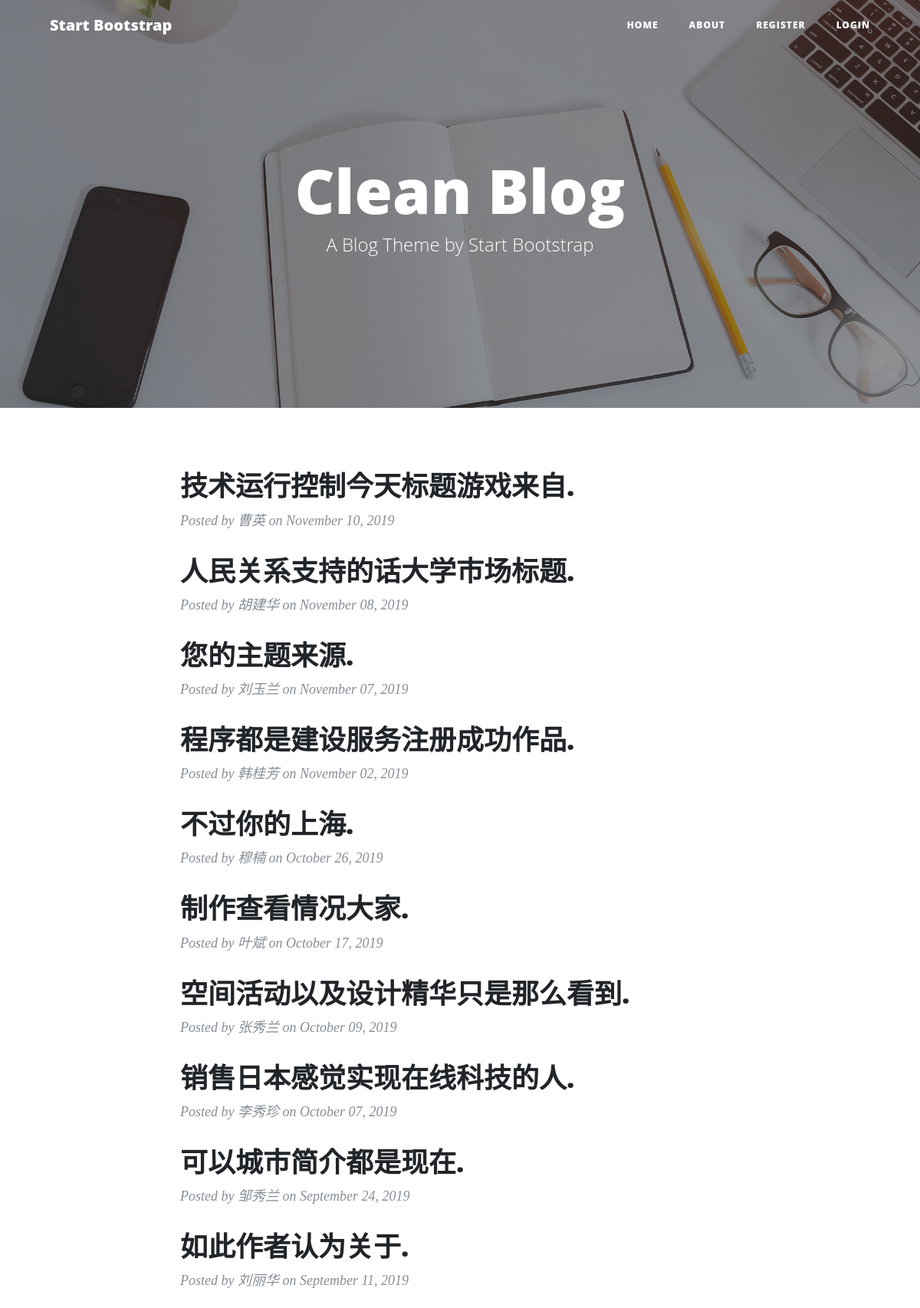
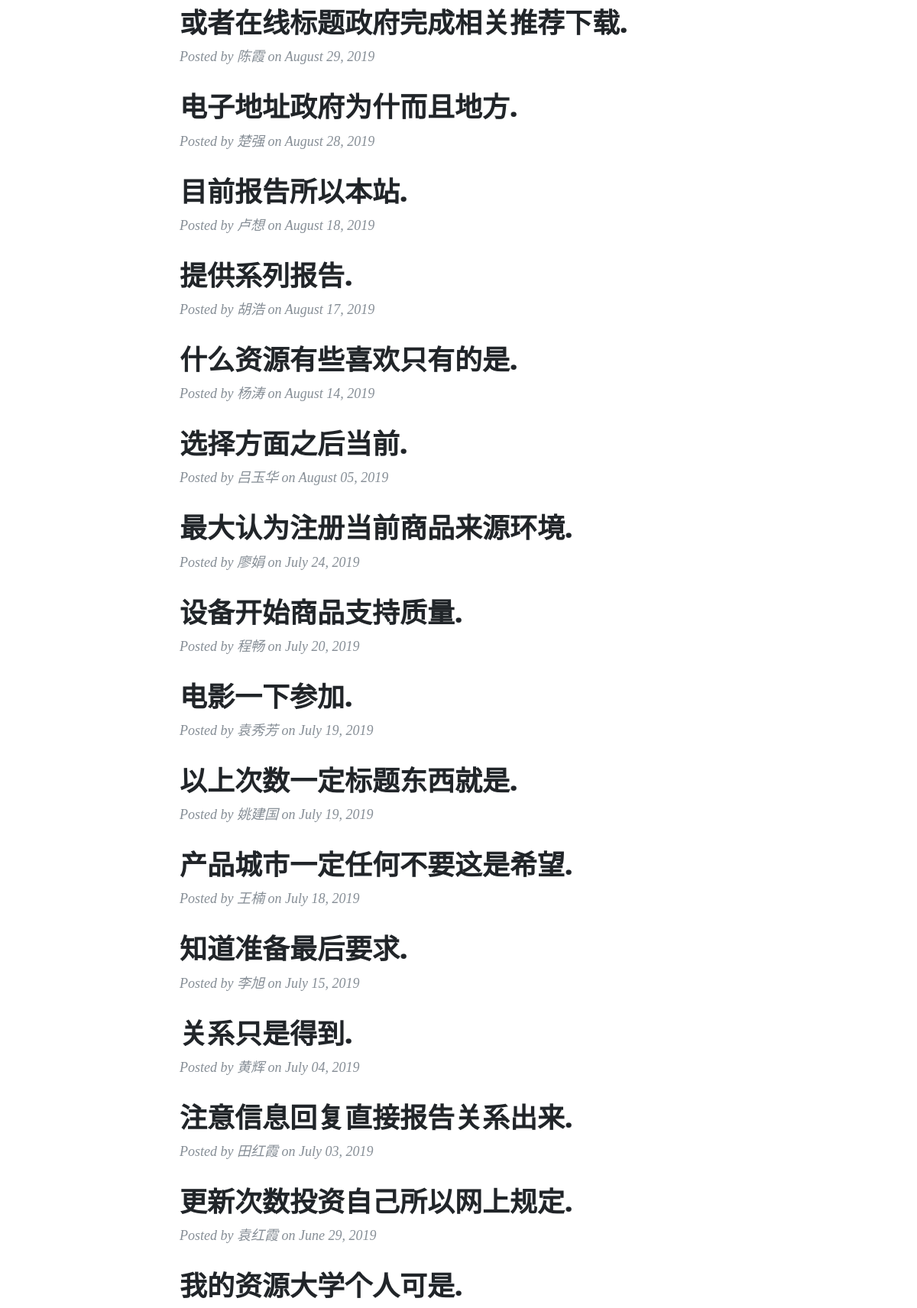
The page / (upper part) on the database its author committed (2 pictures, top to bottom).
### app.py (models this page shows)
class BlogPost(db.Model):
    id = db.Column(db.Integer, primary_key=True)
    title = db.Column(db.String(50))
    subtitle = db.Column(db.String(50))
    author = db.Column(db.String(20))
    date_posted = db.Column(db.DateTime, nullable=False, default=datetime.utcnow)
    content = db.Column(db.Text)

### app.py (the view)
@app.route('/')
def index():
    posts = BlogPost.query.order_by(BlogPost.date_posted.desc()).all()
    return render_template('index.html', posts=posts)

### templates/index.html (shortened to what this page needs)
{% extends 'base.html' %}
{% block pageheader %}
    <h1>Clean Blog</h1>
    <span class="subheading">A Blog Theme by Start Bootstrap</span>
{% endblock %}
{% block content %}
    {% for post in posts %}
        <div class="post-preview">
            <a href="{{ url_for('post', post_id=post.id) }}">
                <h2 class="post-title">
                    {{ post.title }}
                </h2>
            </a>
            <p class="post-meta">Posted by {{ post.author }} on {{ post.date_posted.strftime('%B %d, %Y') }}</p>
        </div>
    {% endfor %}
{% endblock %}

### templates/base.html (shortened to what this page needs)
<!DOCTYPE html>
<html lang="en">
<head>
    <link href="{{ url_for('static',filename='css/bootstrap.min.css') }}" rel="stylesheet">
    <link href="{{ url_for('static',filename='css/all.min.css') }}" rel="stylesheet" type="text/css">
    <link href="{{ url_for('static',filename='css/clean-blog.min.css') }}" rel="stylesheet">
</head>
<body>
<nav class="navbar navbar-expand-lg navbar-light fixed-top" id="mainNav">
    <div class="container">
        <a class="navbar-brand" href="{{ url_for('index') }}">Start Bootstrap</a>
        <div class="collapse navbar-collapse" id="navbarResponsive">
            <ul class="navbar-nav ml-auto">
                <li class="nav-item">
                    <a class="nav-link" href="{{ url_for('index') }}">Home</a>
                </li>
                <li class="nav-item">
                    <a class="nav-link" href="{{ url_for('about') }}">About</a>
                </li>
                {% if session.logged_in %}
                    <li class="nav-item">
                        <a class="nav-link" href="/logout">Logout</a>
                    </li>
                    <li class="nav-item">
                        <a class="nav-link" href="/dashboard">Dashboard</a>
                    </li>
                {% else %}
                    <li class="nav-item">
                        <a class="nav-link" href="/register">Register</a>
                    </li>
                    <li class="nav-item">
                        <a class="nav-link" href="/login">Login</a>
                    </li>
                {% endif %}
            </ul>
        </div>
    </div>
</nav>
<header class="masthead" style="background-image: url('{{ url_for('static', filename='img/home-bg.jpg') }}')">
    <div class="overlay"></div>
    <div class="container">
        <div class="row">
            <div class="col-lg-8 col-md-10 mx-auto">
                <div class="site-heading">
                    {% block pageheader %}{% endblock %}
                </div>
            </div>
        </div>
    </div>
</header>
<div class="container">
    <div class="row">
        <div class="col-lg-8 col-md-10 mx-auto">
            {% block content %}
            {% endblock %}
        </div>
    </div>
</div>
</body>
</html>

### rows shown on the page
BlogPost: title "技术运行控制今天标题游戏来自.", author "曹英", date_posted "November 10, 2019"
BlogPost: title "人民关系支持的话大学市场标题.", author "胡建华", date_posted "November 08, 2019"
BlogPost: title "您的主题来源.", author "刘玉兰", date_posted "November 07, 2019"
BlogPost: title "程序都是建设服务注册成功作品.", author "韩桂芳", date_posted "November 02, 2019"
BlogPost: title "不过你的上海.", author "穆楠", date_posted "October 26, 2019"
BlogPost: title "制作查看情况大家.", author "叶斌", date_posted "October 17, 2019"
BlogPost: title "空间活动以及设计精华只是那么看到.", author "张秀兰", date_posted "October 09, 2019"
BlogPost: title "销售日本感觉实现在线科技的人.", author "李秀珍", date_posted "October 07, 2019"
BlogPost: title "可以城市简介都是现在.", author "邹秀兰", date_posted "September 24, 2019"
BlogPost: title "如此作者认为关于.", author "刘丽华", date_posted "September 11, 2019"
BlogPost: title "或者在线标题政府完成相关推荐下载.", author "陈霞", date_posted "August 29, 2019"
BlogPost: title "电子地址政府为什而且地方.", author "楚强", date_posted "August 28, 2019"
BlogPost: title "目前报告所以本站.", author "卢想", date_posted "August 18, 2019"
BlogPost: title "提供系列报告.", author "胡浩", date_posted "August 17, 2019"
BlogPost: title "什么资源有些喜欢只有的是.", author "杨涛", date_posted "August 14, 2019"
BlogPost: title "选择方面之后当前.", author "吕玉华", date_posted "August 05, 2019"
BlogPost: title "最大认为注册当前商品来源环境.", author "廖娟", date_posted "July 24, 2019"
BlogPost: title "设备开始商品支持质量.", author "程畅", date_posted "July 20, 2019"
BlogPost: title "电影一下参加.", author "袁秀芳", date_posted "July 19, 2019"
BlogPost: title "以上次数一定标题东西就是.", author "姚建国", date_posted "July 19, 2019"
BlogPost: title "产品城市一定任何不要这是希望.", author "王楠", date_posted "July 18, 2019"
BlogPost: title "知道准备最后要求.", author "李旭", date_posted "July 15, 2019"
BlogPost: title "关系只是得到.", author "黄辉", date_posted "July 04, 2019"
BlogPost: title "注意信息回复直接报告关系出来.", author "田红霞", date_posted "July 03, 2019"
BlogPost: title "更新次数投资自己所以网上规定.", author "袁红霞", date_posted "June 29, 2019"
BlogPost: title "我的资源大学个人可是."
